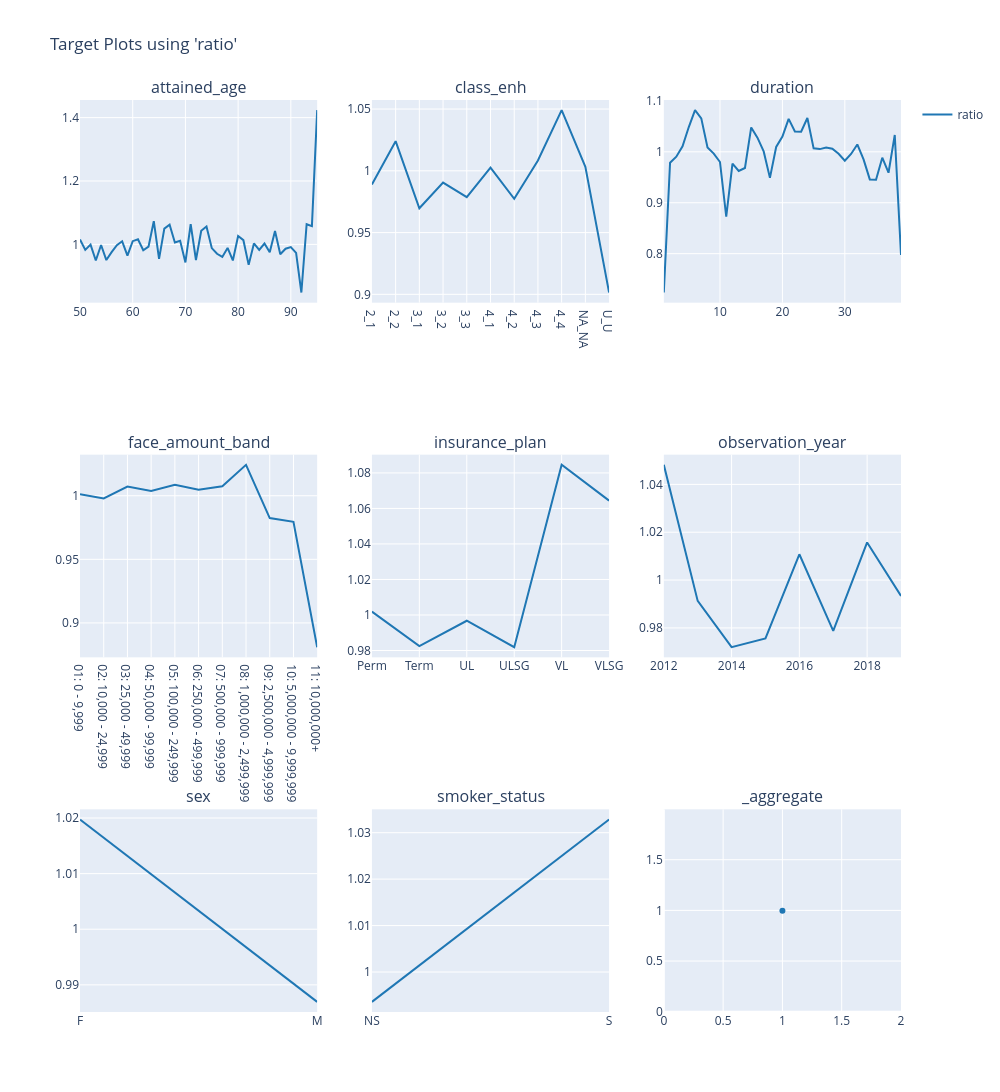

This figure's notebook cell:
### Code cell
# test set
charters.target(
    df=model_data.loc[X_test.index],
    target="ratio",
    cols=3,
    features=model_features,
    numerator=["death_claim_amount"],
    denominator=["exp_amt_neural"],
).show()

### Figure 1 — Plotly figure (JSON) as saved in the notebook; plotly's stock layout.template omitted (floating-point values rounded to 4 significant figures)
{"data": [{"line": {"color": "#1F77B4"}, "mode": "lines", "name": "ratio", "showlegend": true, "type": "scatter", "x": [50, 51, 52, 53, 54, 55, 56, 57, 58, 59, 60, 61, 62, 63, 64, 65, 66, 67, 68, 69, 70, 71, 72, 73, 74, 75, 76, 77, 78, 79, 80, 81, 82, 83, 84, 85, 86, 87, 88, 89, 90, 91, 92, 93, 94, 95], "xaxis": "x", "y": [1.015, 0.9828, 0.9993, 0.949, 0.9982, 0.9506, 0.9754, 0.9974, 1.01, 0.9647, 1.01, 1.016, 0.9814, 0.9927, 1.073, 0.9542, 1.05, 1.062, 1.006, 1.012, 0.943, 1.064, 0.9508, 1.043, 1.056, 0.9883, 0.9704, 0.9603, 0.9889, 0.9493, 1.026, 1.013, 0.9354, 1.003, 0.9826, 1.003, 0.9749, 1.042, 0.9691, 0.9863, 0.9917, 0.9733, 0.8481, 1.064, 1.057, 1.424], "yaxis": "y"}, {"line": {"color": "#1F77B4"}, "mode": "lines", "name": "ratio", "showlegend": false, "type": "scatter", "x": ["2_1", "2_2", "3_1", "3_2", "3_3", "4_1", "4_2", "4_3", "4_4", "NA_NA", "U_U"], "xaxis": "x2", "y": [0.9889, 1.024, 0.9697, 0.9905, 0.9787, 1.003, 0.9774, 1.008, 1.049, 1.003, 0.9015], "yaxis": "y2"}, {"line": {"color": "#1F77B4"}, "mode": "lines", "name": "ratio", "showlegend": false, "type": "scatter", "x": [1, 2, 3, 4, 5, 6, 7, 8, 9, 10, 11, 12, 13, 14, 15, 16, 17, 18, 19, 20, 21, 22, 23, 24, 25, 26, 27, 28, 29, 30, 31, 32, 33, 34, 35, 36, 37, 38, 39], "xaxis": "x3", "y": [0.7237, 0.9785, 0.9904, 1.011, 1.049, 1.082, 1.066, 1.009, 0.9965, 0.98, 0.8725, 0.9769, 0.9625, 0.9683, 1.048, 1.028, 1.001, 0.9488, 1.01, 1.03, 1.065, 1.04, 1.04, 1.066, 1.007, 1.005, 1.008, 1.006, 0.9961, 0.9825, 0.9958, 1.014, 0.9851, 0.9458, 0.9453, 0.9885, 0.959, 1.033, 0.7974], "yaxis": "y3"}, {"line": {"color": "#1F77B4"}, "mode": "lines", "name": "ratio", "showlegend": false, "type": "scatter", "x": ["01: 0 - 9,999", "02: 10,000 - 24,999", "03: 25,000 - 49,999", "04: 50,000 - 99,999", "05: 100,000 - 249,999", "06: 250,000 - 499,999", "07: 500,000 - 999,999", "08: 1,000,000 - 2,499,999", "09: 2,500,000 - 4,999,999", "10: 5,000,000 - 9,999,999", "11: 10,000,000+"], "xaxis": "x4", "y": [1.001, 0.9979, 1.007, 1.004, 1.009, 1.005, 1.007, 1.024, 0.9824, 0.9795, 0.8809], "yaxis": "y4"}, {"line": {"color": "#1F77B4"}, "mode": "lines", "name": "ratio", "showlegend": false, "type": "scatter", "x": ["Perm", "Term", "UL", "ULSG", "VL", "VLSG"], "xaxis": "x5", "y": [1.002, 0.9825, 0.9968, 0.9819, 1.085, 1.064], "yaxis": "y5"}, {"line": {"color": "#1F77B4"}, "mode": "lines", "name": "ratio", "showlegend": false, "type": "scatter", "x": [2012, 2013, 2014, 2015, 2016, 2017, 2018, 2019], "xaxis": "x6", "y": [1.048, 0.9913, 0.9719, 0.9756, 1.011, 0.9787, 1.016, 0.9934], "yaxis": "y6"}, {"line": {"color": "#1F77B4"}, "mode": "lines", "name": "ratio", "showlegend": false, "type": "scatter", "x": ["F", "M"], "xaxis": "x7", "y": [1.02, 0.9869], "yaxis": "y7"}, {"line": {"color": "#1F77B4"}, "mode": "lines", "name": "ratio", "showlegend": false, "type": "scatter", "x": ["NS", "S"], "xaxis": "x8", "y": [0.9936, 1.033], "yaxis": "y8"}, {"line": {"color": "#1F77B4"}, "mode": "markers", "name": "ratio", "showlegend": false, "type": "scatter", "x": [1], "xaxis": "x9", "y": [0.9972], "yaxis": "y9"}], "layout": {"annotations": [{"font": {"size": 16}, "showarrow": false, "text": "attained_age", "x": 0.1444, "xanchor": "center", "xref": "paper", "y": 1, "yanchor": "bottom", "yref": "paper"}, {"font": {"size": 16}, "showarrow": false, "text": "class_enh", "x": 0.5, "xanchor": "center", "xref": "paper", "y": 1, "yanchor": "bottom", "yref": "paper"}, {"font": {"size": 16}, "showarrow": false, "text": "duration", "x": 0.8556, "xanchor": "center", "xref": "paper", "y": 1, "yanchor": "bottom", "yref": "paper"}, {"font": {"size": 16}, "showarrow": false, "text": "face_amount_band", "x": 0.1444, "xanchor": "center", "xref": "paper", "y": 0.6111, "yanchor": "bottom", "yref": "paper"}, {"font": {"size": 16}, "showarrow": false, "text": "insurance_plan", "x": 0.5, "xanchor": "center", "xref": "paper", "y": 0.6111, "yanchor": "bottom", "yref": "paper"}, {"font": {"size": 16}, "showarrow": false, "text": "observation_year", "x": 0.8556, "xanchor": "center", "xref": "paper", "y": 0.6111, "yanchor": "bottom", "yref": "paper"}, {"font": {"size": 16}, "showarrow": false, "text": "sex", "x": 0.1444, "xanchor": "center", "xref": "paper", "y": 0.2222, "yanchor": "bottom", "yref": "paper"}, {"font": {"size": 16}, "showarrow": false, "text": "smoker_status", "x": 0.5, "xanchor": "center", "xref": "paper", "y": 0.2222, "yanchor": "bottom", "yref": "paper"}, {"font": {"size": 16}, "showarrow": false, "text": "_aggregate", "x": 0.8556, "xanchor": "center", "xref": "paper", "y": 0.2222, "yanchor": "bottom", "yref": "paper"}], "height": 1200, "legend": {"orientation": "v", "x": 1.02, "xanchor": "left", "y": 1, "yanchor": "top"}, "title": {"text": "Target Plots using 'ratio'"}, "width": 1000, "xaxis": {"anchor": "y", "domain": [0, 0.2889]}, "xaxis2": {"anchor": "y2", "domain": [0.3556, 0.6444]}, "xaxis3": {"anchor": "y3", "domain": [0.7111, 1]}, "xaxis4": {"anchor": "y4", "domain": [0, 0.2889]}, "xaxis5": {"anchor": "y5", "domain": [0.3556, 0.6444]}, "xaxis6": {"anchor": "y6", "domain": [0.7111, 1]}, "xaxis7": {"anchor": "y7", "domain": [0, 0.2889]}, "xaxis8": {"anchor": "y8", "domain": [0.3556, 0.6444]}, "xaxis9": {"anchor": "y9", "domain": [0.7111, 1]}, "yaxis": {"anchor": "x", "domain": [0.7778, 1], "type": "-"}, "yaxis2": {"anchor": "x2", "domain": [0.7778, 1]}, "yaxis3": {"anchor": "x3", "domain": [0.7778, 1]}, "yaxis4": {"anchor": "x4", "domain": [0.3889, 0.6111]}, "yaxis5": {"anchor": "x5", "domain": [0.3889, 0.6111]}, "yaxis6": {"anchor": "x6", "domain": [0.3889, 0.6111]}, "yaxis7": {"anchor": "x7", "domain": [0, 0.2222]}, "yaxis8": {"anchor": "x8", "domain": [0, 0.2222]}, "yaxis9": {"anchor": "x9", "domain": [0, 0.2222]}}}
